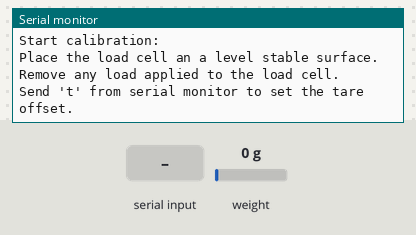
This sketch was run on a simulated ESP8266 (NodeMCU). Parts: the last lines printed to the serial monitor. The inputs (shaded band) are chosen by the test bench; at power-on: weight on the scale 0 g. EEPROM starts erased.

Above: at 3.2 s.
3.3 s: "t90\n" received over Serial
At 4.2 s:
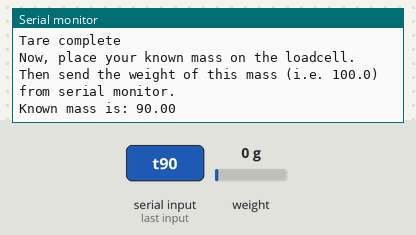
4.8 s: "y90\n" received over Serial
At 5.04 s:
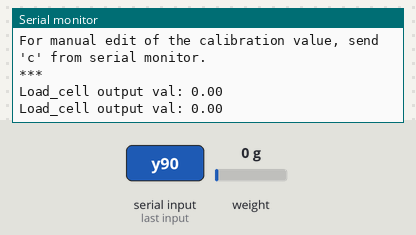
6.4 s: "c90\n" received over Serial
At 7.6 s:
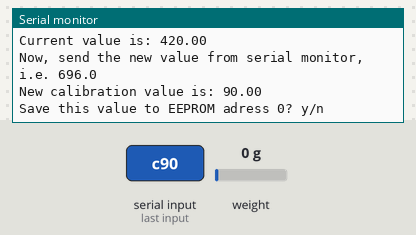
7.9 s: "y,45\n" received over Serial
At 8.11 s:
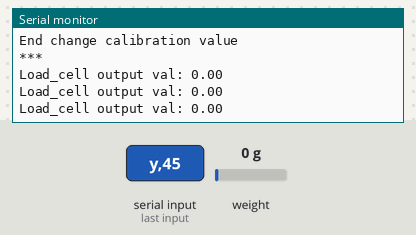
9.4 s: weight on the scale set to 100 g
At 9.41 s:
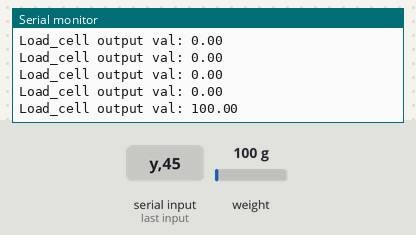
10.9 s: weight on the scale set to 1250 g
At 10.91 s:
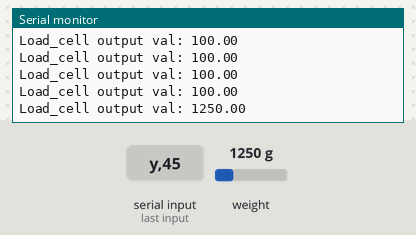
Timing chart, 0 to 13.4 s (numbered marks = the images above; inputs shaded):
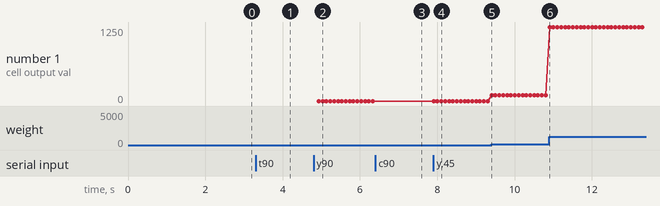

Measured:
- after the input at 3.3 s, the serial monitor: prints a new line at once (image 1)
- after the input at 4.8 s, the serial monitor: prints a new line after 0.12 s (image 2)
- after the input at 6.4 s, the serial monitor: prints a new line at once (image 3)
- after the input at 7.9 s, the serial monitor: prints a new line at once (image 4)
- after the input at 9.4 s, the serial monitor: prints a new line at once (image 5)
- after the input at 10.9 s, the serial monitor: prints a new line at once (image 6)
- plotted number 1: 0 → 100 after the input at 9.4 s, 100 → 1250 after the input at 10.9 s

The sketch:

Kalibrasi_Sensor_Berat.ino
```cpp
//Program Kalibrasi Sensor Berat
#include <HX711_ADC.h>
#include <EEPROM.h>

//pins:
const int HX711_dout =2; //mcu > HX711 dout pin
const int HX711_sck = 3; //mcu > HX711 sck pin

//HX711 constructor:
HX711_ADC LoadCell(HX711_dout, HX711_sck);

const int calVal_eepromAdress = 0;
unsigned long t = 0;

void setup() {
  Serial.begin(115200); delay(10);
  Serial.println();
  Serial.println("Starting...");

  LoadCell.begin();
  unsigned long stabilizingtime = 2000;
  boolean _tare = true;
  LoadCell.start(stabilizingtime, _tare);
  if (LoadCell.getTareTimeoutFlag() || LoadCell.getSignalTimeoutFlag()) {
    Serial.println("Timeout, check MCU>HX711 wiring and pin designations");
    while (1);
  }
  else {
    LoadCell.setCalFactor(1.0); // user set calibration value (float), initial value 1.0 may be used for this sketch
    Serial.println("Startup is complete");
  }
  while (!LoadCell.update());
  calibrate(); //start calibration procedure
}

void loop() {
  static boolean newDataReady = 0;
  const int serialPrintInterval = 0; //increase value to slow down serial print activity

  // check for new data/start next conversion:
  if (LoadCell.update()) newDataReady = true;

  // get smoothed value from the dataset:
  if (newDataReady) {
    if (millis() > t + serialPrintInterval) {
      float i = LoadCell.getData();
      Serial.print("Load_cell output val: ");
      Serial.println(i);
      newDataReady = 0;
      t = millis();
    }
  }

  // receive command from serial terminal
  if (Serial.available() > 0) {
    char inByte = Serial.read();
    if (inByte == 't') LoadCell.tareNoDelay(); //tare
    else if (inByte == 'r') calibrate(); //calibrate
    else if (inByte == 'c') changeSavedCalFactor(); //edit calibration value manually
  }

  // check if last tare operation is complete
  if (LoadCell.getTareStatus() == true) {
    Serial.println("Tare complete");
  }

}

void calibrate() {
  Serial.println("***");
  Serial.println("Start calibration:");
  Serial.println("Place the load cell an a level stable surface.");
  Serial.println("Remove any load applied to the load cell.");
  Serial.println("Send 't' from serial monitor to set the tare offset.");

  boolean _resume = false;
  while (_resume == false) {
    LoadCell.update();
    if (Serial.available() > 0) {
      if (Serial.available() > 0) {
        char inByte = Serial.read();
        if (inByte == 't') LoadCell.tareNoDelay();
      }
    }
    if (LoadCell.getTareStatus() == true) {
      Serial.println("Tare complete");
      _resume = true;
    }
  }

  Serial.println("Now, place your known mass on the loadcell.");
  Serial.println("Then send the weight of this mass (i.e. 100.0) from serial monitor.");

  float known_mass = 0;
  _resume = false;
  while (_resume == false) {
    LoadCell.update();
    if (Serial.available() > 0) {
      known_mass = Serial.parseFloat();
      if (known_mass != 0) {
        Serial.print("Known mass is: ");
        Serial.println(known_mass);
        _resume = true;
      }
    }
  }

  LoadCell.refreshDataSet(); //refresh the dataset to be sure that the known mass is measured correct
  float newCalibrationValue = LoadCell.getNewCalibration(known_mass); //get the new calibration value

  Serial.print("New calibration value has been set to: ");
  Serial.print(newCalibrationValue);
  Serial.println(", use this as calibration value (calFactor) in your project sketch.");
  Serial.print("Save this value to EEPROM adress ");
  Serial.print(calVal_eepromAdress);
  Serial.println("? y/n");

  _resume = false;
  while (_resume == false) {
    if (Serial.available() > 0) {
      char inByte = Serial.read();
      if (inByte == 'y') {
#if defined(ESP8266)|| defined(ESP32)
        EEPROM.begin(512);
#endif
        EEPROM.put(calVal_eepromAdress, newCalibrationValue);
#if defined(ESP8266)|| defined(ESP32)
        EEPROM.commit();
#endif
        EEPROM.get(calVal_eepromAdress, newCalibrationValue);
        Serial.print("Value ");
        Serial.print(newCalibrationValue);
        Serial.print(" saved to EEPROM address: ");
        Serial.println(calVal_eepromAdress);
        _resume = true;

      }
      else if (inByte == 'n') {
        Serial.println("Value not saved to EEPROM");
        _resume = true;
      }
    }
  }

  Serial.println("End calibration");
  Serial.println("***");
  Serial.println("To re-calibrate, send 'r' from serial monitor.");
  Serial.println("For manual edit of the calibration value, send 'c' from serial monitor.");
  Serial.println("***");
}

void changeSavedCalFactor() {
  float oldCalibrationValue = LoadCell.getCalFactor();
  boolean _resume = false;
  Serial.println("***");
  Serial.print("Current value is: ");
  Serial.println(oldCalibrationValue);
  Serial.println("Now, send the new value from serial monitor, i.e. 696.0");
  float newCalibrationValue;
  while (_resume == false) {
    if (Serial.available() > 0) {
      newCalibrationValue = Serial.parseFloat();
      if (newCalibrationValue != 0) {
        Serial.print("New calibration value is: ");
        Serial.println(newCalibrationValue);
        LoadCell.setCalFactor(newCalibrationValue);
        _resume = true;
      }
    }
  }
  _resume = false;
  Serial.print("Save this value to EEPROM adress ");
  Serial.print(calVal_eepromAdress);
  Serial.println("? y/n");
  while (_resume == false) {
    if (Serial.available() > 0) {
      char inByte = Serial.read();
      if (inByte == 'y') {
#if defined(ESP8266)|| defined(ESP32)
        EEPROM.begin(512);
#endif
        EEPROM.put(calVal_eepromAdress, newCalibrationValue);
#if defined(ESP8266)|| defined(ESP32)
        EEPROM.commit();
#endif
        EEPROM.get(calVal_eepromAdress, newCalibrationValue);
        Serial.print("Value ");
        Serial.print(newCalibrationValue);
        Serial.print(" saved to EEPROM address: ");
        Serial.println(calVal_eepromAdress);
        _resume = true;
      }
      else if (inByte == 'n') {
        Serial.println("Value not saved to EEPROM");
        _resume = true;
      }
    }
  }
  Serial.println("End change calibration value");
  Serial.println("***");
}
```
